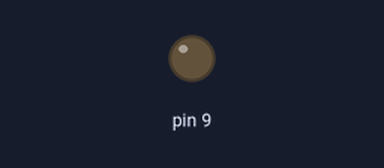
Bench run of a sketch on a simulated Arduino Uno, built with avr-gcc and run on an emulated ATmega328P. Parts: output pins drawn as LEDs (lit = HIGH).

Above: at 0.05 s.
At 0.95 s:
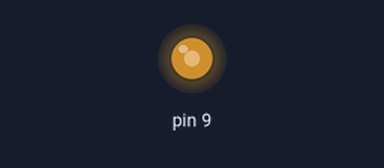
At 1.4 s:
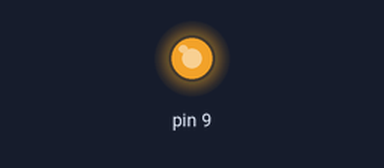
At 2.8 s:
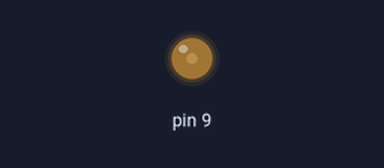
Timing chart, 0 to 7.2 s (numbered marks = the images above):
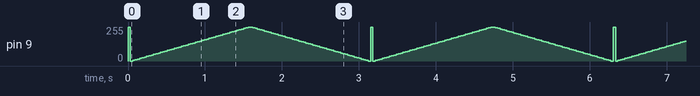

Measured:
- by itself, pin 9: moves between 0/255 and 255/255, repeating every 3.2 s

The sketch:

Fading_LED.ino
```cpp
int brightness = 0;
void setup()
{
  pinMode(9, OUTPUT);
}

void loop()
{
  for (brightness = 0; brightness <= 255; brightness += 5); {
    analogWrite (9, brightness);
    delay(30);
}
  for (brightness = 0; brightness <= 255; brightness += 5) {
   analogWrite (9, brightness);
    delay(30);
  }
  for (brightness = 255; brightness >= 0; brightness -=5) {
    analogWrite(9, brightness);
    delay(30);
  }
}
```
